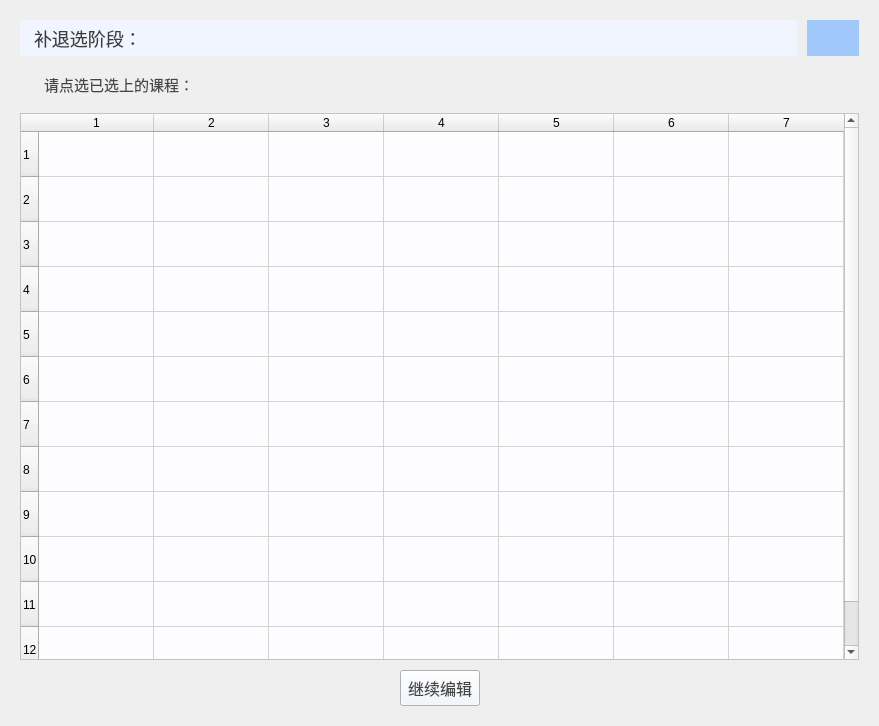
  <widget class="QWidget" name="transition">
   <layout class="QVBoxLayout" name="verticalLayout_12" stretch="1,1,15,1">
    <property name="spacing">
     <number>10</number>
    </property>
    <property name="leftMargin">
     <number>20</number>
    </property>
    <property name="topMargin">
     <number>20</number>
    </property>
    <property name="rightMargin">
     <number>20</number>
    </property>
    <property name="bottomMargin">
     <number>20</number>
    </property>
    <item>
     <layout class="QHBoxLayout" name="horizontalLayout_19" stretch="30,2">
      <item>
       <widget class="QLabel" name="label_18">
        <property name="styleSheet">
         <string notr="true">QLabel {
    background-color: rgb(240, 245, 255); /* 设置背景颜色 */
color:rgb(60, 60, 60);
    font-size: 18px; /* 设置字体大小 */
padding-left: 10px; /* 设置文本与左边框的距离 */
}</string>
        </property>
        <property name="text">
         <string>补退选阶段：</string>
        </property>
       </widget>
      </item>
      <item>
       <widget class="QPushButton" name="hometo">
        <property name="sizePolicy">
         <sizepolicy hsizetype="Minimum" vsizetype="Minimum">
          <horstretch>0</horstretch>
          <verstretch>0</verstretch>
         </sizepolicy>
        </property>
        <property name="styleSheet">
         <string notr="true">QPushButton {
    background-color: rgb(160, 200, 250); /* 设置背景颜色 */
    color: white; /* 设置文字颜色 */
    font-size: 16px; /* 设置字体大小 */
    border: none; /* 去掉边框 */
}
QPushButton:hover {
    background-color: rgb(190, 220, 255); /* 鼠标悬停时的背景颜色 */
}</string>
        </property>
        <property name="text">
         <string/>
        </property>
        <property name="icon">
         <iconset theme="go-home"/>
        </property>
        <property name="iconSize">
         <size>
          <width>25</width>
          <height>25</height>
         </size>
        </property>
       </widget>
      </item>
     </layout>
    </item>
    <item>
     <widget class="QLabel" name="label_19">
      <property name="styleSheet">
       <string notr="true">font-size: 15px; /* 设置字体大小 */
color:rgb(70, 70, 70);
padding-left: 20px; /* 设置文本与左边框的距离 */</string>
      </property>
      <property name="text">
       <string>请点选已选上的课程：</string>
      </property>
     </widget>
    </item>
    <item>
     <widget class="QTableWidget" name="transition_table">
      <property name="styleSheet">
       <string notr="true">QTableWidget::item:selected {
        background-color:rgb(240, 245, 255);
        color: black;
}
QTableWidget{
color:rgb(70, 70, 70);
background-color:rgb(253, 253, 255);
font-size:14px;}</string>
      </property>
      <property name="sizeAdjustPolicy">
       <enum>QAbstractScrollArea::SizeAdjustPolicy::AdjustToContentsOnFirstShow</enum>
      </property>
      <property name="editTriggers">
       <set>QAbstractItemView::EditTrigger::NoEditTriggers</set>
      </property>
      <property name="selectionMode">
       <enum>QAbstractItemView::SelectionMode::MultiSelection</enum>
      </property>
      <property name="rowCount">
       <number>12</number>
      </property>
      <property name="columnCount">
       <number>7</number>
      </property>
      <attribute name="horizontalHeaderMinimumSectionSize">
       <number>115</number>
      </attribute>
      <attribute name="horizontalHeaderDefaultSectionSize">
       <number>115</number>
      </attribute>
      <attribute name="horizontalHeaderStretchLastSection">
       <bool>true</bool>
      </attribute>
      <attribute name="verticalHeaderCascadingSectionResizes">
       <bool>false</bool>
      </attribute>
      <attribute name="verticalHeaderMinimumSectionSize">
       <number>45</number>
      </attribute>
      <attribute name="verticalHeaderDefaultSectionSize">
       <number>45</number>
      </attribute>
      <attribute name="verticalHeaderShowSortIndicator" stdset="0">
       <bool>false</bool>
      </attribute>
      <attribute name="verticalHeaderStretchLastSection">
       <bool>true</bool>
      </attribute>
      <row/>
      <row/>
      <row/>
      <row/>
      <row/>
      <row/>
      <row/>
      <row/>
      <row/>
      <row/>
      <row/>
      <row/>
      <column/>
      <column/>
      <column/>
      <column/>
      <column/>
      <column/>
      <column/>
     </widget>
    </item>
    <item>
     <layout class="QHBoxLayout" name="horizontalLayout_20" stretch="5,1,5">
      <item>
       <spacer name="horizontalSpacer_10">
        <property name="orientation">
         <enum>Qt::Orientation::Horizontal</enum>
        </property>
        <property name="sizeHint" stdset="0">
         <size>
          <width>40</width>
          <height>20</height>
         </size>
        </property>
       </spacer>
      </item>
      <item>
       <widget class="QPushButton" name="ttoedit">
        <property name="sizePolicy">
         <sizepolicy hsizetype="Minimum" vsizetype="Minimum">
          <horstretch>0</horstretch>
          <verstretch>0</verstretch>
         </sizepolicy>
        </property>
        <property name="styleSheet">
         <string notr="true">QPushButton {
background-color: rgb(240, 245, 255); /* 设置背景颜色 */
color:rgb(70, 70, 70);
    font-size: 16px; /* 设置字体大小 */
}
</string>
        </property>
        <property name="text">
         <string>继续编辑</string>
        </property>
       </widget>
      </item>
      <item>
       <spacer name="horizontalSpacer_9">
        <property name="orientation">
         <enum>Qt::Orientation::Horizontal</enum>
        </property>
        <property name="sizeHint" stdset="0">
         <size>
          <width>40</width>
          <height>20</height>
         </size>
        </property>
       </spacer>
      </item>
     </layout>
    </item>
   </layout>
  </widget>
